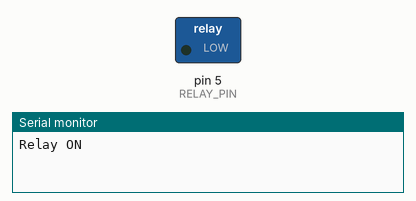
A sketch run on a simulated Arduino Uno, built with avr-gcc and run on an emulated ATmega328P. On the bench: switched loads named in the sketch (green lamp = pin HIGH), the last lines printed to the serial monitor.

Above: at 1.5 s.
At 4.5 s:
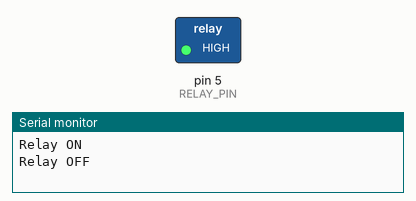
Timing chart, 0 to 7.8 s (numbered marks = the images above):
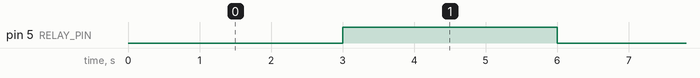

The sketch:

to_On_and_Off_for_3_seconds.ino
```cpp
#define RELAY_PIN 5  // GPIO pin connected to relay

void setup() {
  Serial.begin(115200);
  pinMode(RELAY_PIN, OUTPUT);  // Set relay pin as output
  digitalWrite(RELAY_PIN, HIGH); // Ensure relay is off at startup (for active-low relays)
}

void loop() {
  Serial.println("Relay ON");
  digitalWrite(RELAY_PIN, LOW); // Turn ON relay (if active-low)
  delay(3000);  // Keep ON for 3 seconds

  Serial.println("Relay OFF");
  digitalWrite(RELAY_PIN, HIGH); // Turn OFF relay
  delay(3000);  // Keep OFF for 3 seconds
}
```

Measured:
- by itself, pin 5 (RELAY_PIN): alternates HIGH for 3.0 s and LOW for 3.0 s
